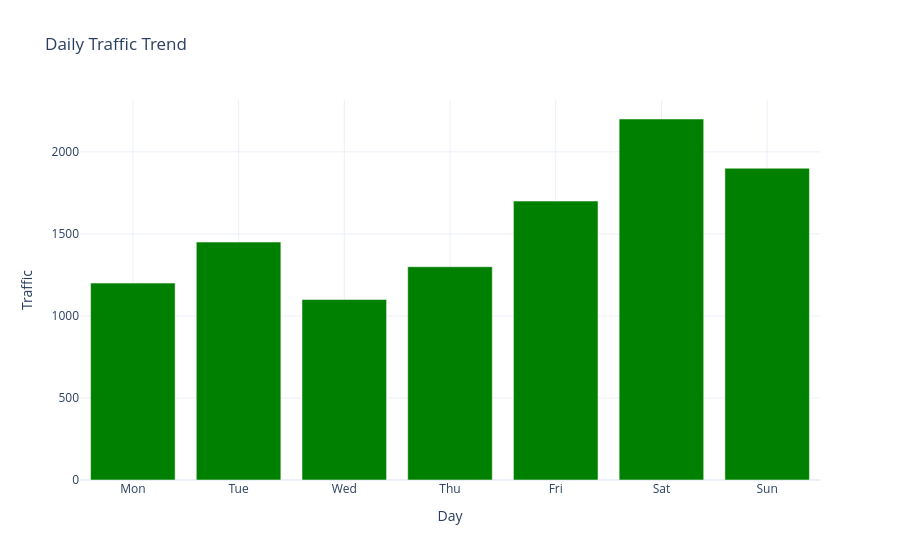

Write notebook code for a chart like this one.
### Code cell
fig = go.Figure()

fig.add_trace(
    go.Bar(
        x=df["Day"],
        y=df["Traffic"],
        marker_color="green",
        name="Traffic"
    )
)

fig.update_layout(
    title="Daily Traffic Trend",
    template="plotly_white",
    xaxis_title="Day",
    yaxis_title="Traffic",
    xaxis_showgrid=True,
    yaxis_showgrid=True
)

fig.show()

### Figure 1 — Plotly figure (JSON) as saved in the notebook; plotly's stock layout.template omitted (floating-point values rounded to 4 significant figures)
{"data": [{"marker": {"color": "green"}, "name": "Traffic", "type": "bar", "x": ["Mon", "Tue", "Wed", "Thu", "Fri", "Sat", "Sun"], "y": [1200, 1450, 1100, 1300, 1700, 2200, 1900]}], "layout": {"title": {"text": "Daily Traffic Trend"}, "xaxis": {"showgrid": true, "title": {"text": "Day"}}, "yaxis": {"showgrid": true, "title": {"text": "Traffic"}}}}
